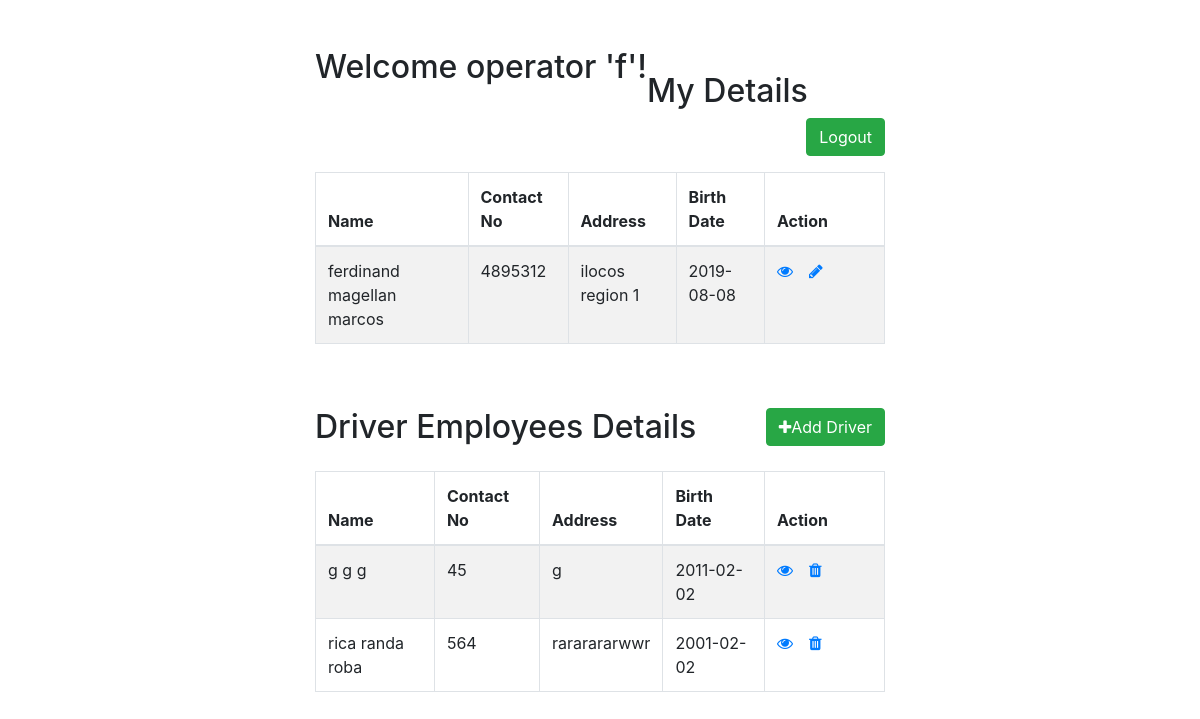
Screenshot of /ope_dashboard.php (signed in) with the database file from the repository.
### tables this page shows
CREATE TABLE `operators` (
  `email_add` varchar(100) NOT NULL,
  `ope_username` varchar(100) NOT NULL,
  `password` varchar(100) NOT NULL,
  `fname` varchar(100) DEFAULT NULL,
  `mname` varchar(100) DEFAULT NULL,
  `lname` varchar(100) DEFAULT NULL,
  `contactno` int(11) NOT NULL,
  `address` varchar(100) DEFAULT NULL,
  `bday` date DEFAULT NULL
);

CREATE TABLE `drivers` (
  `email_add` varchar(100) NOT NULL,
  `dri_username` varchar(100) NOT NULL,
  `password` varchar(100) DEFAULT NULL,
  `fname` varchar(100) DEFAULT NULL,
  `mname` varchar(100) DEFAULT NULL,
  `lname` varchar(100) DEFAULT NULL,
  `contactno` int(11) NOT NULL,
  `address` varchar(100) DEFAULT NULL,
  `bday` date DEFAULT NULL,
  `ope_email` varchar(100) DEFAULT NULL
);

### ope_dashboard.php (the view, shortened to what this page needs)
<?php
 $userSession = $_SESSION['ope_username'];
?>
<!DOCTYPE html>
<html lang="en">
<head>
    <link rel="stylesheet" href="https://stackpath.bootstrapcdn.com/bootstrap/4.5.2/css/bootstrap.min.css">
    <link rel="stylesheet" href="https://maxcdn.bootstrapcdn.com/font-awesome/4.7.0/css/font-awesome.min.css">
</head>
<body>
    <div class="wrapper">
        <div class="container-fluid">
            <div class="row">
                <div class="col-md-12">
                    <div class="mt-5 mb-3 clearfix">
                        <h2 class="pull-left">Welcome operator '<?php echo $userSession?>'!</h2><br>
                        <h2 class="pull-left">My Details</h2>
                        <a href="logout.php" class="btn btn-success pull-right">Logout</a>
                    </div>
                    <?php
                    require "connect.php";
                    $sql = "SELECT * FROM operators WHERE ope_username = '$userSession'";
                    if($result = mysqli_query($link, $sql)){
                        if(mysqli_num_rows($result) > 0){
                            echo '<table class="table table-bordered table-striped">';
                                echo "<thead>";
                                    echo "<tr>";
                                        echo "<th>Name</th>";
                                        echo "<th>Contact No</th>";
                                        echo "<th>Address</th>";
                                        echo "<th>Birth Date</th>";
                                        echo "<th>Action</th>";
                                    echo "</tr>";
                                echo "</thead>";
                                echo "<tbody>";
                                while($row = mysqli_fetch_array($result)){
                                    echo "<tr>";
                                     echo "<td>" . $row['fname'] . " " . $row['mname'] . " " . $row['lname'] . "</td>";
                                      echo "<td>" . $row['contactno'] . "</td>";
                                      echo "<td>" . $row['address'] . "</td>";
                                      echo "<td>" . $row['bday'] . "</td>";
                                       echo "<td>";
                                            echo '<a href="ope_read_self.php' . '" class="mr-3" title="View Credentials" data-toggle="tooltip"><span class="fa fa-eye"></span></a>';
                                            echo '<a href="ope_modify_self.php' . '" class="mr-3" title="Update Record" data-toggle="tooltip"><span class="fa fa-pencil"></span></a>';
                                          echo "</td>";
                                    echo "</tr>";
                                }
                                echo "</tbody>";
                            echo "</table>";
                        } else{
                            echo '<div class="alert alert-danger"><em>No records were found.</em></div>';
                        }
                    } else{
                        echo "Oops! Something went wrong. Please try again later.";
                    }
                    ?>
                </div>
            </div>
        </div>
        <div class="container-fluid">
            <div class="row">
                <div class="col-md-12">
                    <div class="mt-5 mb-3 clearfix">
                        <h2 class="pull-left">Driver Employees Details</h2>
                        <a href="ope_create_driver.php" class="btn btn-success pull-right"><i class="fa fa-plus"></i>Add Driver</a>
                    </div>
                    <?php
                    $getOpeEmail = "SELECT email_add FROM operators WHERE ope_username = '$userSession'";
                    if($getEmailRes = mysqli_query($link, $getOpeEmail)){
                        if(mysqli_num_rows($getEmailRes) > 0){
                            $getRowEmail = mysqli_fetch_array($getEmailRes);
                            $addEmail = $getRowEmail['email_add'];
                        }
                    }
                    $sql = "SELECT * FROM drivers WHERE ope_email = '$addEmail'";
                    if($result = mysqli_query($link, $sql)){
                        if(mysqli_num_rows($result) > 0){
                            echo '<table class="table table-bordered table-striped">';
                                echo "<thead>";
                                    echo "<tr>";
                                       echo "<th>Name</th>";
                                        echo "<th>Contact No</th>";
                                        echo "<th>Address</th>";
                                        echo "<th>Birth Date</th>";
                                       echo "<th>Action</th>";
                                    echo "</tr>";
                                echo "</thead>";
                                echo "<tbody>";
                                while($row = mysqli_fetch_array($result)){
                                    echo "<tr>";
                                      echo "<td>" . $row['fname'] . " " . $row['mname'] . " " . $row['lname'] . "</td>";
                                        echo "<td>" . $row['contactno'] . "</td>";
                                        echo "<td>" . $row['address'] . "</td>";
                                        echo "<td>" . $row['bday'] . "</td>";
                                      echo "<td>";
                                            echo '<a href="ope_read.php?dri_username='. $row['dri_username'] .'" class="mr-3" title="View Credentials" data-toggle="tooltip"><span class="fa fa-eye"></span></a>';
                                            echo '<a href="ope_delete.php?dri_username='. $row['dri_username'] .'" title="Delete Record" data-toggle="tooltip"><span class="fa fa-trash"></span></a>';
                                        echo "</td>";
                                    echo "</tr>";
                                }
                                echo "</tbody>";
                            echo "</table>";
                        } else{
                            echo '<div class="alert alert-danger"><em>No records were found.</em></div>';
                        }
                    } else{
                        echo "Oops! Something went wrong. Please try again later.";
                    }
                    ?>
                </div>
            </div>
        </div>
    </div>
</body>
</html>

### ope_dashboard.php (style rules this page uses)
.wrapper { width: 600px; margin: 0 auto; }
table tr td:last-child { width: 120px; }

### rows the page displays
operators: fname "ferdinand", mname "magellan", lname "marcos", contactno "4895312", address "ilocos region 1", bday "2019-08-08"
drivers: fname "g", mname "g", lname "g", contactno "45", address "g", bday "2011-02-02"
drivers: fname "rica", mname "randa", lname "roba", contactno "564", address "rararararwwr", bday "2001-02-02"

### other values shown
$userSession "f"
